Frame 1 (no input): blank canvas, image omitted
Frame 60 (no input): blank canvas, image omitted
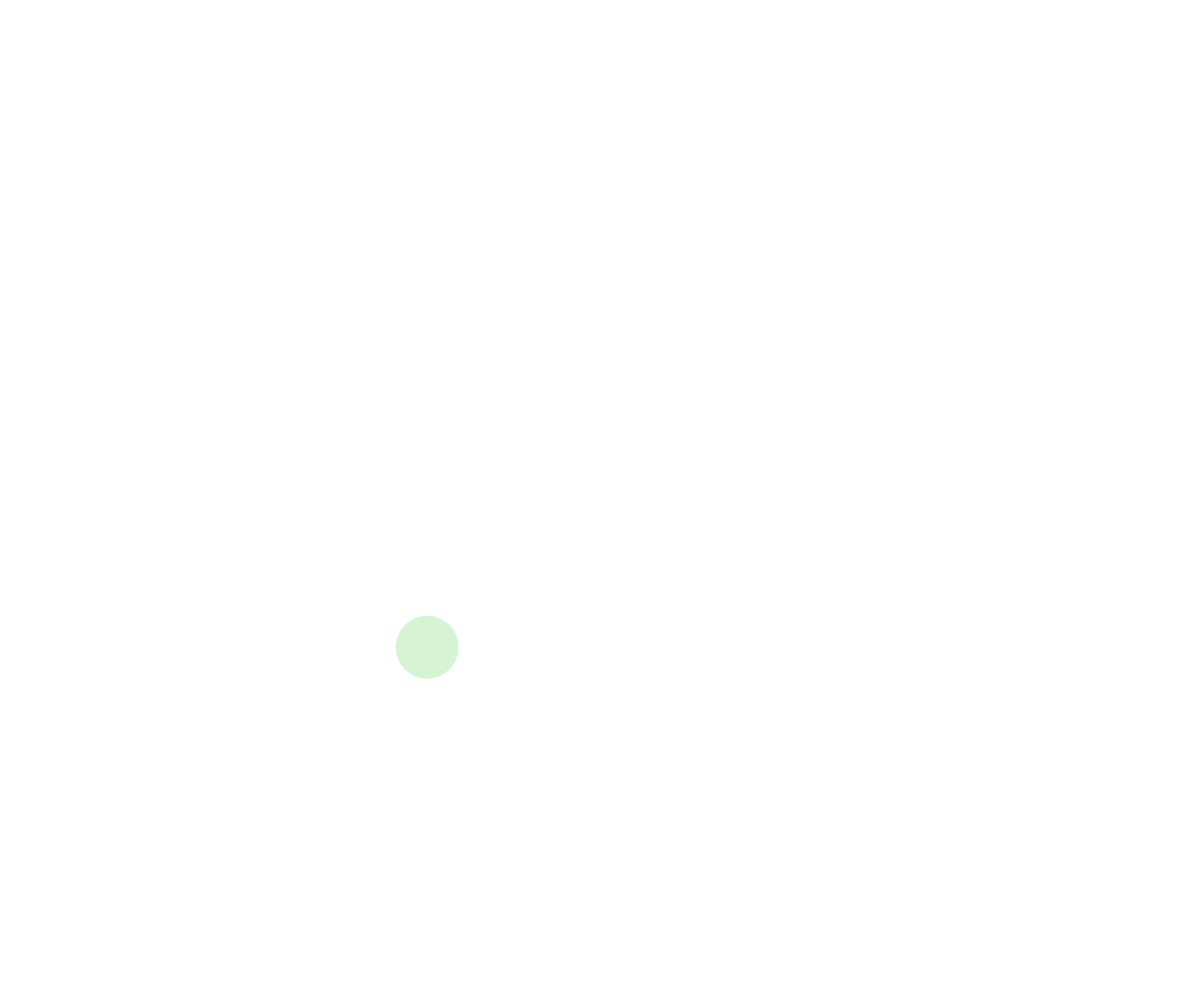
Frame 120 (the mouse pressed at the canvas centre since frame 60)

The p5.js sketch whose frames 1 and 60 were blank and that drew this single picture after the mouse press (run headless with seeded random() and noise() and a simulated clock; from frame 60 on, the mouse is pressed at the canvas centre):

// p5.js sketch
// ── sketch.js
// ball

let ballArray = [];

function setup() {
  createCanvas(windowWidth, windowHeight);
}

function draw() {
  background(255);
  // checking every elements in the array
  // two iteration for different purposes
  for (let i=0;i<ballArray.length;i++){

    // collesion check
    for (let j=0; j < ballArray.length; j++){
      if (i !== j){
        // dont check self for collision
        ballArray[i].checkIfcolliding(ballArray[j]);
      }
    }
    ballArray[i].display();
    ballArray[i].move();
  }
}

function mousePressed(){
  // create the ball using class and pushit into the array
  let ball = new Ball(mouseX,mouseY,random(10,40));
  ballArray.push(ball);
}

class Ball{
  constructor(x,y,radius){
    this.x = x;
    this.y = y;
    this.radius = radius;
    this.dx = random(-5,5);
    this.dy = random(-5,5);
    this.someColor = color(random(0,255),random(0,255),random(0,255),random(0,255));
    
  }

  display(){
    fill(this.someColor);
    noStroke();
    ellipse(this.x,this.y,this.radius*2,this.radius*2);
  }

  move(){
    this.x += this.dx;
    this.y += this.dy;

    // bounce on the ball
    
    if (this.x - this.radius < 0 || this.x + this.radius > width) {
      this.dx *= -1;
    }
    if (this.y - this.radius < 0 || this.y + this.radius > height) {
      this.dy *= -1;
    }
  }

  checkIfcolliding(anotherBall){
    let sumOfRadi = this.radius + anotherBall.radius;
    let distanceBetweenCenter = dist(this.x,this.y,anotherBall.x,anotherBall.y);
    if (sumOfRadi > distanceBetweenCenter){

      console.log(anotherBall.dx,anotherBall.dy);
      // bouce off:
      let tempDx = this.dx;
      let tempDy = this.dy;
      this.dx = anotherBall.dx;
      this.dy = anotherBall.dy;
      anotherBall.dx = tempDx;
      anotherBall.dy = tempDy;
    }

  }
}
